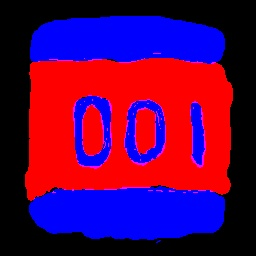
#> input picture project/masks/mask1.jpg, 256 x 256 px, found by its file name; its folder holds only this picture in this run
$ python blacktowhite.py
#> lines starting #> are read from the running program, lines starting #| are printed output that depends on the picture
import cv2
import os
from natsort import natsorted


file_path = "/Users/gijunglee/code/segemntation/scratch_mask2 copy/masks/"
files = natsorted(os.listdir(file_path))
dest_path = "/Users/gijunglee/code/segemntation/scratch_mask2 copy/masks2/"
os.makedirs(dest_path, exist_ok=True)
print(files)
for file in files:
    image = cv2.imread(os.path.join(file_path, file), 1)
#> image is the input picture: shape (256, 256, 3); mean B, G, R 79.3, 1.1, 88.9
    image = cv2.cvtColor(image, cv2.COLOR_BGR2RGB)
    invert = cv2.bitwise_not(image)
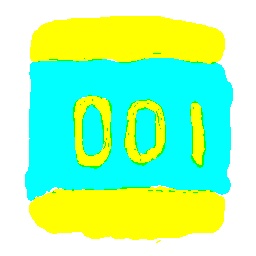
#> invert: shape (256, 256, 3); mean R, G, B 166.1, 253.9, 175.7
    invert = invert * (0.25, 0.25, 0.25)
    cv2.imwrite(os.path.join(dest_path, file), invert)
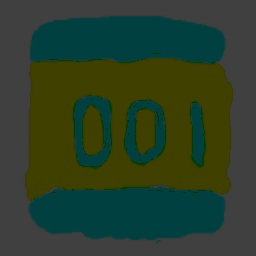
#> saved as mask1.jpg: shape (256, 256, 3); mean B, G, R 41.6, 63.7, 44

# [7 lines of commented-out code are left out]

$ run again, on project/masks/mask5.jpg
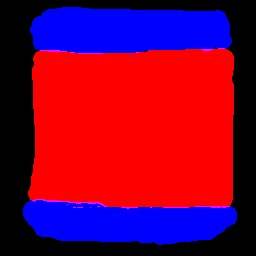
#> input picture project/masks/mask5.jpg, 256 x 256 px, found by its file name
#> image is the input picture: shape (256, 256, 3); mean B, G, R 60.2, 0.6, 120.1
#> `invert = cv2.bitwise_not(image)`:
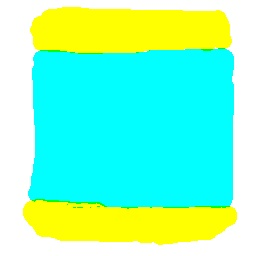
#> invert: shape (256, 256, 3); mean R, G, B 134.9, 254.4, 194.8
#> `cv2.imwrite(os.path.join(dest_path, file), invert)`:
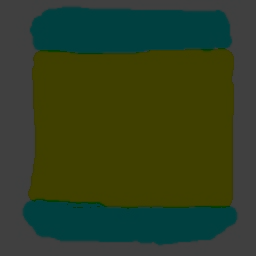
#> saved as mask5.jpg: shape (256, 256, 3); mean B, G, R 33.7, 63.8, 48.8

$ run again, on project/masks/mask6.jpg
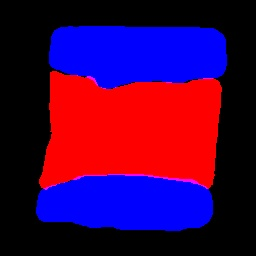
#> input picture project/masks/mask6.jpg, 256 x 256 px, found by its file name
#> image is the input picture: shape (256, 256, 3); mean B, G, R 68.8, 0.5, 65.5
#> `invert = cv2.bitwise_not(image)`:
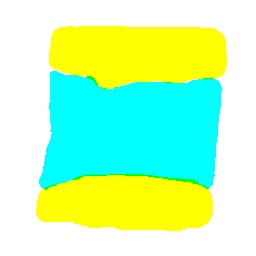
#> invert: shape (256, 256, 3); mean R, G, B 189.5, 254.5, 186.2
#> `cv2.imwrite(os.path.join(dest_path, file), invert)`:
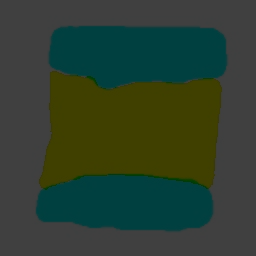
#> saved as mask6.jpg: shape (256, 256, 3); mean B, G, R 47.5, 63.9, 46.7

$ run again, on project/masks/mask3.jpg
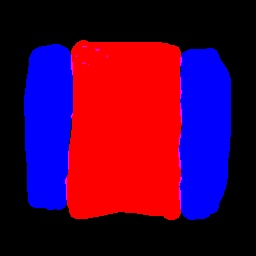
#> input picture project/masks/mask3.jpg, 256 x 256 px, found by its file name
#> image is the input picture: shape (256, 256, 3); mean B, G, R 58.3, 0.5, 74.6
#> `invert = cv2.bitwise_not(image)`:
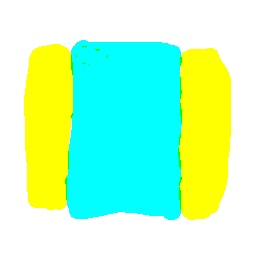
#> invert: shape (256, 256, 3); mean R, G, B 180.4, 254.5, 196.7
#> `cv2.imwrite(os.path.join(dest_path, file), invert)`:
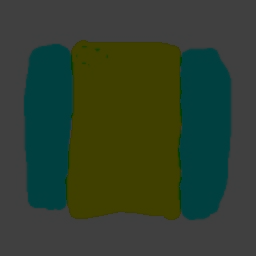
#> saved as mask3.jpg: shape (256, 256, 3); mean B, G, R 45.2, 63.9, 49.3
